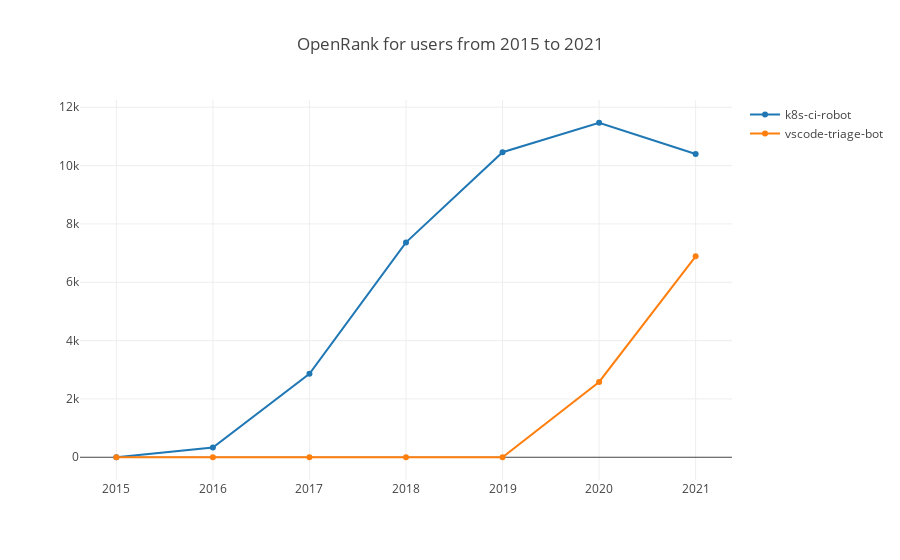

Notebook source saved alongside this figure:
### Markdown cell above
- getUserOpenrank

This function will return the user OpenRank with the config param.

Here is an example of k8s-ci-robot and vscode-triage-bot by year from 2015 to 2021.

### Code cell
var startYear = 2015, startMonth = 1, endYear = 2021, endMonth = 12, x = [];
for (let y = startYear; y <= endYear; y++) x.push(`${y}`);
openDigger.index.openrank.getUserOpenrank({userLogins: ['k8s-ci-robot', 'vscode-triage-bot'], startYear, startMonth, endYear, endMonth, groupTimeRange: 'year'}).then(data => {
    openDigger.render.plotly(data.map(row => {
        return { x, y: row.openrank, mode: 'scatter', name: row.name };
    }), {title: `OpenRank for users from ${startYear} to ${endYear}`, xaxis: {type: 'category'}});
});

### Figure 1 — Plotly figure (JSON) as saved in the notebook; plotly's stock layout.template omitted (floating-point values rounded to 4 significant figures)
{"data": [{"mode": "scatter", "name": "k8s-ci-robot", "x": ["2015", "2016", "2017", "2018", "2019", "2020", "2021"], "y": [0, 331.4, 2862.0, 7367.0, 10460.0, 11470.0, 10400.0]}, {"mode": "scatter", "name": "vscode-triage-bot", "x": ["2015", "2016", "2017", "2018", "2019", "2020", "2021"], "y": [0, 0, 0, 0, 0, 2582.0, 6889.0]}], "layout": {"autosize": true, "title": {"text": "OpenRank for users from 2015 to 2021"}, "xaxis": {"autorange": true, "range": [-0.3613, 6.361], "type": "category"}, "yaxis": {"autorange": true, "range": [-946.5, 12420.0], "type": "linear"}}}
